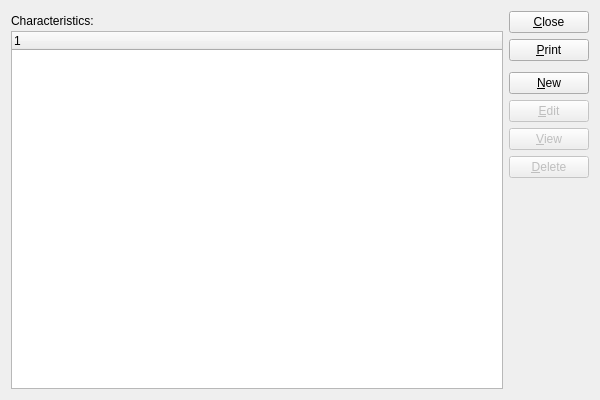
<?xml version="1.0" encoding="UTF-8"?>
<ui version="4.0">
 <comment>This file is part of the xTuple ERP: PostBooks Edition, a free and
open source Enterprise Resource Planning software suite,
Copyright (c) 1999-2010 by OpenMFG LLC, d/b/a xTuple.
It is licensed to you under the Common Public Attribution License
version 1.0, the full text of which (including xTuple-specific Exhibits)
is available at www.xtuple.com/CPAL.  By using this software, you agree
to be bound by its terms.</comment>
 <class>characteristics</class>
 <widget class="QWidget" name="characteristics">
  <property name="geometry">
   <rect>
    <x>0</x>
    <y>0</y>
    <width>600</width>
    <height>400</height>
   </rect>
  </property>
  <property name="windowTitle">
   <string>List Characteristics</string>
  </property>
  <layout class="QGridLayout" name="gridLayout">
   <item row="0" column="0">
    <layout class="QVBoxLayout">
     <property name="spacing">
      <number>0</number>
     </property>
     <item>
      <widget class="QLabel" name="_characteristicsLit">
       <property name="sizePolicy">
        <sizepolicy hsizetype="Expanding" vsizetype="Fixed">
         <horstretch>0</horstretch>
         <verstretch>0</verstretch>
        </sizepolicy>
       </property>
       <property name="minimumSize">
        <size>
         <width>0</width>
         <height>20</height>
        </size>
       </property>
       <property name="text">
        <string>Characteristics:</string>
       </property>
       <property name="alignment">
        <set>Qt::AlignVCenter</set>
       </property>
      </widget>
     </item>
     <item>
      <widget class="XTreeWidget" name="_char">
       <property name="sizePolicy">
        <sizepolicy hsizetype="Expanding" vsizetype="Expanding">
         <horstretch>0</horstretch>
         <verstretch>0</verstretch>
        </sizepolicy>
       </property>
      </widget>
     </item>
    </layout>
   </item>
   <item row="0" column="1">
    <layout class="QVBoxLayout" name="verticalLayout">
     <item>
      <widget class="QPushButton" name="_close">
       <property name="text">
        <string>&amp;Close</string>
       </property>
      </widget>
     </item>
     <item>
      <widget class="QPushButton" name="_print">
       <property name="text">
        <string>&amp;Print</string>
       </property>
      </widget>
     </item>
     <item>
      <spacer name="verticalSpacer">
       <property name="orientation">
        <enum>Qt::Vertical</enum>
       </property>
       <property name="sizeType">
        <enum>QSizePolicy::Preferred</enum>
       </property>
       <property name="sizeHint" stdset="0">
        <size>
         <width>20</width>
         <height>5</height>
        </size>
       </property>
      </spacer>
     </item>
     <item>
      <widget class="QPushButton" name="_new">
       <property name="text">
        <string>&amp;New</string>
       </property>
      </widget>
     </item>
     <item>
      <widget class="QPushButton" name="_edit">
       <property name="enabled">
        <bool>false</bool>
       </property>
       <property name="text">
        <string>&amp;Edit</string>
       </property>
      </widget>
     </item>
     <item>
      <widget class="QPushButton" name="_view">
       <property name="enabled">
        <bool>false</bool>
       </property>
       <property name="text">
        <string>&amp;View</string>
       </property>
      </widget>
     </item>
     <item>
      <widget class="QPushButton" name="_delete">
       <property name="enabled">
        <bool>false</bool>
       </property>
       <property name="text">
        <string>&amp;Delete</string>
       </property>
      </widget>
     </item>
     <item>
      <spacer>
       <property name="orientation">
        <enum>Qt::Vertical</enum>
       </property>
       <property name="sizeType">
        <enum>QSizePolicy::Expanding</enum>
       </property>
       <property name="sizeHint" stdset="0">
        <size>
         <width>20</width>
         <height>20</height>
        </size>
       </property>
      </spacer>
     </item>
    </layout>
   </item>
  </layout>
 </widget>
 <layoutdefault spacing="6" margin="11"/>
 <pixmapfunction>qPixmapFromMimeSource</pixmapfunction>
 <customwidgets>
  <customwidget>
   <class>XTreeWidget</class>
   <extends>QTreeWidget</extends>
   <header>xtreewidget.h</header>
  </customwidget>
 </customwidgets>
 <tabstops>
  <tabstop>_char</tabstop>
  <tabstop>_new</tabstop>
  <tabstop>_edit</tabstop>
  <tabstop>_view</tabstop>
  <tabstop>_delete</tabstop>
  <tabstop>_print</tabstop>
  <tabstop>_close</tabstop>
 </tabstops>
 <resources/>
 <connections>
  <connection>
   <sender>_close</sender>
   <signal>clicked()</signal>
   <receiver>characteristics</receiver>
   <slot>close()</slot>
   <hints>
    <hint type="sourcelabel">
     <x>20</x>
     <y>20</y>
    </hint>
    <hint type="destinationlabel">
     <x>20</x>
     <y>20</y>
    </hint>
   </hints>
  </connection>
 </connections>
</ui>
